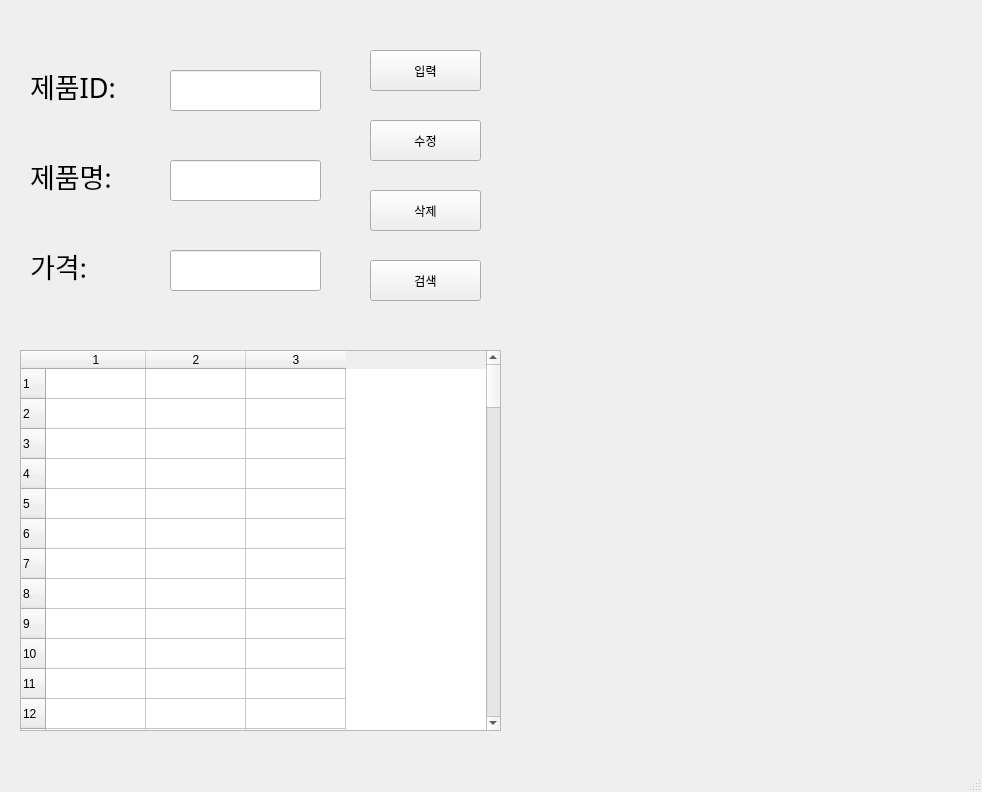
<?xml version="1.0" encoding="UTF-8"?>
<ui version="4.0">
 <class>MainWindow</class>
 <widget class="QMainWindow" name="MainWindow">
  <property name="geometry">
   <rect>
    <x>0</x>
    <y>0</y>
    <width>982</width>
    <height>792</height>
   </rect>
  </property>
  <property name="windowTitle">
   <string>MainWindow</string>
  </property>
  <widget class="QWidget" name="centralwidget">
   <widget class="QLabel" name="label">
    <property name="geometry">
     <rect>
      <x>30</x>
      <y>50</y>
      <width>141</width>
      <height>71</height>
     </rect>
    </property>
    <property name="font">
     <font>
      <family>맑은 고딕</family>
      <pointsize>20</pointsize>
     </font>
    </property>
    <property name="text">
     <string>제품ID:</string>
    </property>
   </widget>
   <widget class="QLabel" name="label_2">
    <property name="geometry">
     <rect>
      <x>30</x>
      <y>140</y>
      <width>141</width>
      <height>71</height>
     </rect>
    </property>
    <property name="font">
     <font>
      <family>맑은 고딕</family>
      <pointsize>20</pointsize>
     </font>
    </property>
    <property name="text">
     <string>제품명:</string>
    </property>
   </widget>
   <widget class="QLabel" name="label_3">
    <property name="geometry">
     <rect>
      <x>30</x>
      <y>230</y>
      <width>141</width>
      <height>71</height>
     </rect>
    </property>
    <property name="font">
     <font>
      <family>맑은 고딕</family>
      <pointsize>20</pointsize>
     </font>
    </property>
    <property name="text">
     <string>가격:</string>
    </property>
   </widget>
   <widget class="QLineEdit" name="prodName">
    <property name="geometry">
     <rect>
      <x>170</x>
      <y>160</y>
      <width>151</width>
      <height>41</height>
     </rect>
    </property>
   </widget>
   <widget class="QLineEdit" name="prodID">
    <property name="geometry">
     <rect>
      <x>170</x>
      <y>70</y>
      <width>151</width>
      <height>41</height>
     </rect>
    </property>
   </widget>
   <widget class="QLineEdit" name="prodPrice">
    <property name="geometry">
     <rect>
      <x>170</x>
      <y>250</y>
      <width>151</width>
      <height>41</height>
     </rect>
    </property>
   </widget>
   <widget class="QPushButton" name="pushButton">
    <property name="geometry">
     <rect>
      <x>370</x>
      <y>50</y>
      <width>111</width>
      <height>41</height>
     </rect>
    </property>
    <property name="text">
     <string>입력</string>
    </property>
   </widget>
   <widget class="QPushButton" name="pushButton_2">
    <property name="geometry">
     <rect>
      <x>370</x>
      <y>120</y>
      <width>111</width>
      <height>41</height>
     </rect>
    </property>
    <property name="text">
     <string>수정</string>
    </property>
   </widget>
   <widget class="QPushButton" name="pushButton_3">
    <property name="geometry">
     <rect>
      <x>370</x>
      <y>190</y>
      <width>111</width>
      <height>41</height>
     </rect>
    </property>
    <property name="text">
     <string>삭제</string>
    </property>
   </widget>
   <widget class="QPushButton" name="pushButton_4">
    <property name="geometry">
     <rect>
      <x>370</x>
      <y>260</y>
      <width>111</width>
      <height>41</height>
     </rect>
    </property>
    <property name="text">
     <string>검색</string>
    </property>
   </widget>
   <widget class="QTableWidget" name="tableWidget">
    <property name="geometry">
     <rect>
      <x>20</x>
      <y>350</y>
      <width>481</width>
      <height>381</height>
     </rect>
    </property>
    <property name="rowCount">
     <number>100</number>
    </property>
    <property name="columnCount">
     <number>3</number>
    </property>
    <row/>
    <row/>
    <row/>
    <row/>
    <row/>
    <row/>
    <row/>
    <row/>
    <row/>
    <row/>
    <row/>
    <row/>
    <row/>
    <row/>
    <row/>
    <row/>
    <row/>
    <row/>
    <row/>
    <row/>
    <row/>
    <row/>
    <row/>
    <row/>
    <row/>
    <row/>
    <row/>
    <row/>
    <row/>
    <row/>
    <row/>
    <row/>
    <row/>
    <row/>
    <row/>
    <row/>
    <row/>
    <row/>
    <row/>
    <row/>
    <row/>
    <row/>
    <row/>
    <row/>
    <row/>
    <row/>
    <row/>
    <row/>
    <row/>
    <row/>
    <row/>
    <row/>
    <row/>
    <row/>
    <row/>
    <row/>
    <row/>
    <row/>
    <row/>
    <row/>
    <row/>
    <row/>
    <row/>
    <row/>
    <row/>
    <row/>
    <row/>
    <row/>
    <row/>
    <row/>
    <row/>
    <row/>
    <row/>
    <row/>
    <row/>
    <row/>
    <row/>
    <row/>
    <row/>
    <row/>
    <row/>
    <row/>
    <row/>
    <row/>
    <row/>
    <row/>
    <row/>
    <row/>
    <row/>
    <row/>
    <row/>
    <row/>
    <row/>
    <row/>
    <row/>
    <row/>
    <row/>
    <row/>
    <row/>
    <row/>
    <column/>
    <column/>
    <column/>
   </widget>
  </widget>
  <widget class="QMenuBar" name="menubar">
   <property name="geometry">
    <rect>
     <x>0</x>
     <y>0</y>
     <width>982</width>
     <height>26</height>
    </rect>
   </property>
  </widget>
  <widget class="QStatusBar" name="statusbar"/>
 </widget>
 <resources/>
 <connections/>
</ui>
